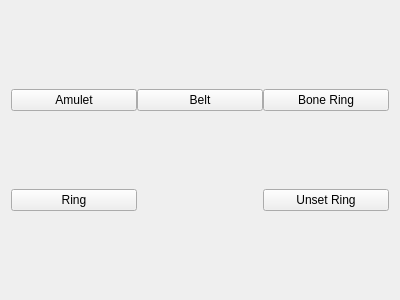
<?xml version="1.0" encoding="UTF-8"?>
<ui version="4.0">
    <class>jewellery_types</class>
    <widget class="QWidget" name="jewellery_types">
        <property name="geometry">
            <rect>
                <x>0</x>
                <y>0</y>
                <width>400</width>
                <height>300</height>
            </rect>
        </property>
        <property name="windowTitle">
            <string>Form</string>
        </property>
        <layout class="QVBoxLayout" name="verticalLayout">
            <item>
                <widget class="QWidget" name="jewellery_types_container" native="true">
                    <layout class="QGridLayout" name="gridLayout">
                        <property name="leftMargin">
                            <number>0</number>
                        </property>
                        <property name="topMargin">
                            <number>0</number>
                        </property>
                        <property name="rightMargin">
                            <number>0</number>
                        </property>
                        <property name="bottomMargin">
                            <number>0</number>
                        </property>
                        <property name="spacing">
                            <number>0</number>
                        </property>
                        <item row="0" column="2">
                            <widget class="QPushButton" name="ring_can_roll_minion_modifiers_btn">
                                <property name="text">
                                    <string>Bone Ring</string>
                                </property>
                                <attribute name="buttonGroup">
                                    <string notr="true">jewellery_types_btn_group</string>
                                </attribute>
                            </widget>
                        </item>
                        <item row="0" column="1">
                            <widget class="QPushButton" name="belt_btn">
                                <property name="text">
                                    <string>Belt</string>
                                </property>
                                <attribute name="buttonGroup">
                                    <string notr="true">jewellery_types_btn_group</string>
                                </attribute>
                            </widget>
                        </item>
                        <item row="0" column="0">
                            <widget class="QPushButton" name="amulet_btn">
                                <property name="text">
                                    <string>Amulet</string>
                                </property>
                                <attribute name="buttonGroup">
                                    <string notr="true">jewellery_types_btn_group</string>
                                </attribute>
                            </widget>
                        </item>
                        <item row="1" column="2">
                            <widget class="QPushButton" name="unset_ring_btn">
                                <property name="text">
                                    <string>Unset Ring</string>
                                </property>
                                <attribute name="buttonGroup">
                                    <string notr="true">jewellery_types_btn_group</string>
                                </attribute>
                            </widget>
                        </item>
                        <item row="1" column="0">
                            <widget class="QPushButton" name="ring_btn">
                                <property name="text">
                                    <string>Ring</string>
                                </property>
                                <attribute name="buttonGroup">
                                    <string notr="true">jewellery_types_btn_group</string>
                                </attribute>
                            </widget>
                        </item>
                    </layout>
                </widget>
            </item>
        </layout>
    </widget>
    <resources/>
    <connections/>
    <buttongroups>
        <buttongroup name="jewellery_types_btn_group"/>
    </buttongroups>
</ui>
